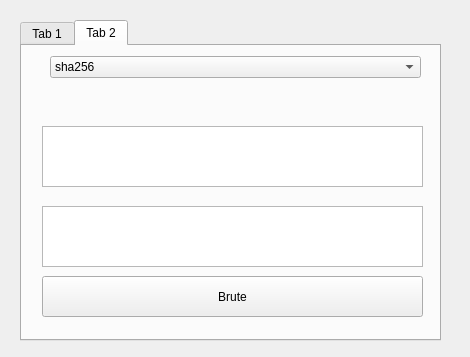
<?xml version="1.0" encoding="UTF-8"?>
<ui version="4.0">
 <class>Dialog</class>
 <widget class="QDialog" name="Dialog">
  <property name="geometry">
   <rect>
    <x>0</x>
    <y>0</y>
    <width>470</width>
    <height>357</height>
   </rect>
  </property>
  <property name="windowTitle">
   <string>Dialog</string>
  </property>
  <widget class="QTabWidget" name="tabWidget">
   <property name="geometry">
    <rect>
     <x>20</x>
     <y>20</y>
     <width>421</width>
     <height>321</height>
    </rect>
   </property>
   <property name="currentIndex">
    <number>1</number>
   </property>
   <widget class="QWidget" name="Gen">
    <attribute name="title">
     <string>Tab 1</string>
    </attribute>
    <widget class="QComboBox" name="comboBox">
     <property name="geometry">
      <rect>
       <x>28</x>
       <y>10</y>
       <width>371</width>
       <height>22</height>
      </rect>
     </property>
     <item>
      <property name="text">
       <string>sha256</string>
      </property>
     </item>
     <item>
      <property name="text">
       <string>sha512</string>
      </property>
     </item>
     <item>
      <property name="text">
       <string>sha384</string>
      </property>
     </item>
     <item>
      <property name="text">
       <string>sha1</string>
      </property>
     </item>
     <item>
      <property name="text">
       <string>sha224</string>
      </property>
     </item>
     <item>
      <property name="text">
       <string>sha3_384</string>
      </property>
     </item>
     <item>
      <property name="text">
       <string>sha3_224</string>
      </property>
     </item>
     <item>
      <property name="text">
       <string>md5</string>
      </property>
     </item>
    </widget>
    <widget class="QPushButton" name="pushButton">
     <property name="geometry">
      <rect>
       <x>20</x>
       <y>230</y>
       <width>381</width>
       <height>41</height>
      </rect>
     </property>
     <property name="text">
      <string>Gen Hash</string>
     </property>
    </widget>
    <widget class="QTextBrowser" name="textBrowser_2">
     <property name="geometry">
      <rect>
       <x>20</x>
       <y>160</y>
       <width>381</width>
       <height>61</height>
      </rect>
     </property>
     <property name="html">
      <string>&lt;!DOCTYPE HTML PUBLIC &quot;-//W3C//DTD HTML 4.0//EN&quot; &quot;http://www.w3.org/TR/REC-html40/strict.dtd&quot;&gt;
&lt;html&gt;&lt;head&gt;&lt;meta name=&quot;qrichtext&quot; content=&quot;1&quot; /&gt;&lt;style type=&quot;text/css&quot;&gt;
p, li { white-space: pre-wrap; }
&lt;/style&gt;&lt;/head&gt;&lt;body style=&quot; font-family:'MS Shell Dlg 2'; font-size:8.25pt; font-weight:400; font-style:normal;&quot;&gt;
&lt;p align=&quot;center&quot; style=&quot;-qt-paragraph-type:empty; margin-top:0px; margin-bottom:0px; margin-left:0px; margin-right:0px; -qt-block-indent:0; text-indent:0px;&quot;&gt;&lt;br /&gt;&lt;/p&gt;&lt;/body&gt;&lt;/html&gt;</string>
     </property>
    </widget>
    <widget class="QTextEdit" name="textEdit">
     <property name="geometry">
      <rect>
       <x>20</x>
       <y>80</y>
       <width>381</width>
       <height>61</height>
      </rect>
     </property>
    </widget>
   </widget>
   <widget class="QWidget" name="brute">
    <attribute name="title">
     <string>Tab 2</string>
    </attribute>
    <widget class="QPushButton" name="pushButton_2">
     <property name="geometry">
      <rect>
       <x>20</x>
       <y>230</y>
       <width>381</width>
       <height>41</height>
      </rect>
     </property>
     <property name="text">
      <string>Brute</string>
     </property>
    </widget>
    <widget class="QComboBox" name="comboBox_2">
     <property name="geometry">
      <rect>
       <x>28</x>
       <y>10</y>
       <width>371</width>
       <height>22</height>
      </rect>
     </property>
     <item>
      <property name="text">
       <string>sha256</string>
      </property>
     </item>
     <item>
      <property name="text">
       <string>sha512</string>
      </property>
     </item>
     <item>
      <property name="text">
       <string>sha384</string>
      </property>
     </item>
     <item>
      <property name="text">
       <string>sha1</string>
      </property>
     </item>
     <item>
      <property name="text">
       <string>sha224</string>
      </property>
     </item>
     <item>
      <property name="text">
       <string>sha3_384</string>
      </property>
     </item>
     <item>
      <property name="text">
       <string>sha3_224</string>
      </property>
     </item>
     <item>
      <property name="text">
       <string>md5</string>
      </property>
     </item>
    </widget>
    <widget class="QTextBrowser" name="textBrowser_3">
     <property name="geometry">
      <rect>
       <x>20</x>
       <y>160</y>
       <width>381</width>
       <height>61</height>
      </rect>
     </property>
     <property name="html">
      <string>&lt;!DOCTYPE HTML PUBLIC &quot;-//W3C//DTD HTML 4.0//EN&quot; &quot;http://www.w3.org/TR/REC-html40/strict.dtd&quot;&gt;
&lt;html&gt;&lt;head&gt;&lt;meta name=&quot;qrichtext&quot; content=&quot;1&quot; /&gt;&lt;style type=&quot;text/css&quot;&gt;
p, li { white-space: pre-wrap; }
&lt;/style&gt;&lt;/head&gt;&lt;body style=&quot; font-family:'MS Shell Dlg 2'; font-size:8.25pt; font-weight:400; font-style:normal;&quot;&gt;
&lt;p align=&quot;center&quot; style=&quot;-qt-paragraph-type:empty; margin-top:0px; margin-bottom:0px; margin-left:0px; margin-right:0px; -qt-block-indent:0; text-indent:0px;&quot;&gt;&lt;br /&gt;&lt;/p&gt;&lt;/body&gt;&lt;/html&gt;</string>
     </property>
    </widget>
    <widget class="QTextEdit" name="textEdit_2">
     <property name="geometry">
      <rect>
       <x>20</x>
       <y>80</y>
       <width>381</width>
       <height>61</height>
      </rect>
     </property>
    </widget>
   </widget>
  </widget>
 </widget>
 <resources/>
 <connections/>
</ui>
